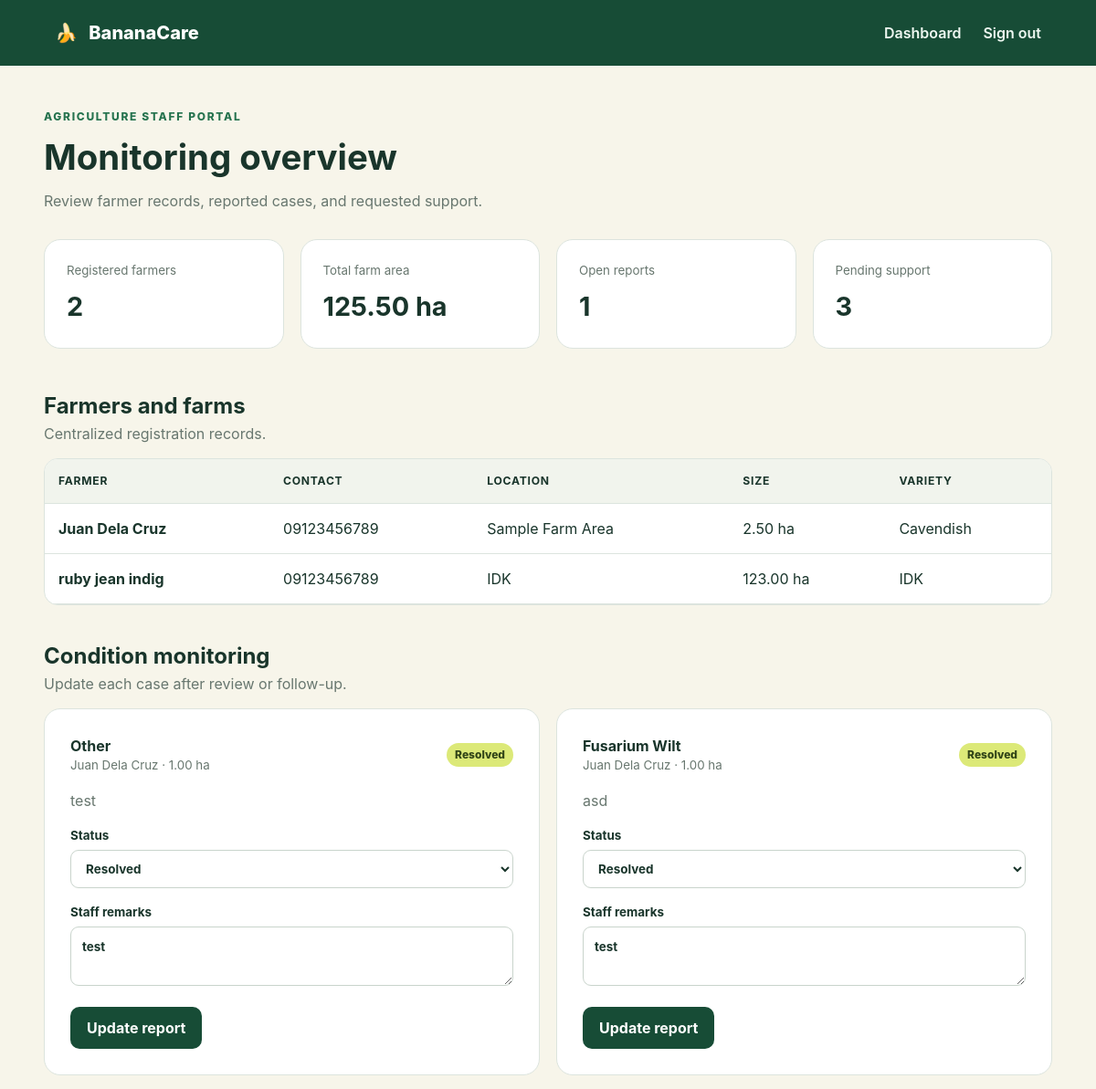
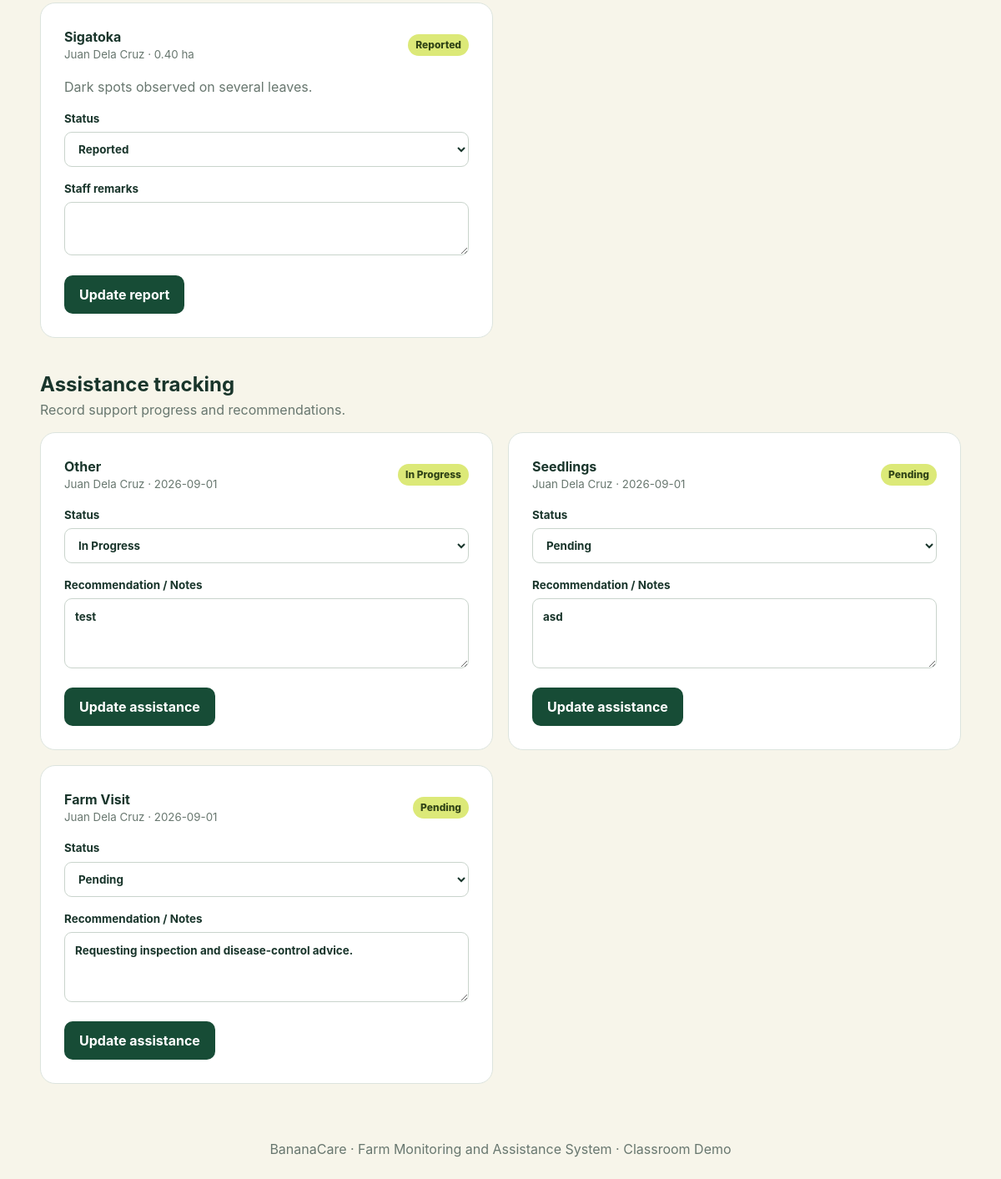
The app's page /admin/dashboard (signed in) with its own data (2 pictures, top to bottom).
### bananacare/models.py (models this page shows)
class FarmerProfile(db.Model):
    id = db.Column(db.Integer, primary_key=True)
    user_id = db.Column(db.Integer, db.ForeignKey("user.id"), unique=True, nullable=False)
    full_name = db.Column(db.String(100), nullable=False)
    contact_number = db.Column(db.String(20), nullable=False)
    location = db.Column(db.String(150), nullable=False)
    farm_size = db.Column(db.Numeric(10, 2), nullable=False)
    banana_variety = db.Column(db.String(80), nullable=False)
    planting_date = db.Column(db.Date, nullable=True)
    estimated_production = db.Column(db.Numeric(10, 2), nullable=True)
    reports = db.relationship(
        "DiseaseReport", backref="farmer", cascade="all, delete-orphan"
    )
    assistance_requests = db.relationship(
        "Assistance", backref="farmer", cascade="all, delete-orphan"
    )

class DiseaseReport(db.Model):
    id = db.Column(db.Integer, primary_key=True)
    farmer_id = db.Column(db.Integer, db.ForeignKey("farmer_profile.id"), nullable=False)
    date_reported = db.Column(db.Date, default=date.today, nullable=False)
    problem_type = db.Column(db.String(60), nullable=False)
    affected_area = db.Column(db.Numeric(10, 2), nullable=False)
    description = db.Column(db.Text, nullable=False)
    status = db.Column(db.String(30), default=REPORT_STATUSES[0], nullable=False)
    remarks = db.Column(db.Text, default="")

class Assistance(db.Model):
    id = db.Column(db.Integer, primary_key=True)
    farmer_id = db.Column(db.Integer, db.ForeignKey("farmer_profile.id"), nullable=False)
    assistance_type = db.Column(db.String(80), nullable=False)
    date_requested = db.Column(db.Date, default=date.today, nullable=False)
    date_provided = db.Column(db.Date, nullable=True)
    status = db.Column(db.String(30), default=ASSISTANCE_STATUSES[0], nullable=False)
    recommendation = db.Column(db.Text, default="")

### bananacare/main.py (the view)
@main_bp.route("/admin/dashboard")
@role_required(ADMIN_ROLE)
def admin_dashboard():
    farmers = FarmerProfile.query.order_by(FarmerProfile.full_name).all()
    reports = (
        DiseaseReport.query.options(joinedload(DiseaseReport.farmer))
        .order_by(DiseaseReport.id.desc())
        .all()
    )
    assistance_records = (
        Assistance.query.options(joinedload(Assistance.farmer))
        .order_by(Assistance.id.desc())
        .all()
    )
    return render_template(
        "admin_dashboard.html",
        farmers=farmers,
        reports=reports,
        requests=assistance_records,
        report_statuses=REPORT_STATUSES,
        assistance_statuses=ASSISTANCE_STATUSES,
    )

### bananacare/main.py (called while the page is built)
def role_required(role):
    def decorator(view):
        @wraps(view)
        @login_required
        def wrapped(*args, **kwargs):
            if current_user.role != role:
                abort(403)
            return view(*args, **kwargs)
        return wrapped
    return decorator

### bananacare/templates/admin_dashboard.html
{% extends "base.html" %}{% block title %}Admin Dashboard · BananaCare{% endblock %}{% block content %}
<div class="page-head"><div><span class="eyebrow">Agriculture staff portal</span><h1>Monitoring overview</h1><p>Review farmer records, reported cases, and requested support.</p></div></div>
<section class="stats"><article><small>Registered farmers</small><strong>{{ farmers|length }}</strong></article><article><small>Total farm area</small><strong>{{ farmers|sum(attribute='farm_size') }} ha</strong></article><article><small>Open reports</small><strong>{{ reports|rejectattr('status','equalto','Resolved')|list|length }}</strong></article><article><small>Pending support</small><strong>{{ requests|rejectattr('status','equalto','Completed')|list|length }}</strong></article></section>
<div class="section-head"><div><h2>Farmers and farms</h2><p>Centralized registration records.</p></div></div><div class="table-wrap"><table><thead><tr><th>Farmer</th><th>Contact</th><th>Location</th><th>Size</th><th>Variety</th></tr></thead><tbody>{% for f in farmers %}<tr><td><strong>{{ f.full_name }}</strong></td><td>{{ f.contact_number }}</td><td>{{ f.location }}</td><td>{{ f.farm_size }} ha</td><td>{{ f.banana_variety }}</td></tr>{% else %}<tr><td colspan="5" class="empty">No farmers registered.</td></tr>{% endfor %}</tbody></table></div>
<div class="section-head"><div><h2>Condition monitoring</h2><p>Update each case after review or follow-up.</p></div></div><div class="admin-grid">{% for r in reports %}<form class="card compact" method="post" action="{{ url_for('main.update_report', report_id=r.id) }}"><div class="card-title"><div><strong>{{ r.problem_type }}</strong><small>{{ r.farmer.full_name }} · {{ r.affected_area }} ha</small></div><span class="badge">{{ r.status }}</span></div><p>{{ r.description }}</p><label>Status<select name="status">{% for s in report_statuses %}<option {{ 'selected' if r.status == s }}>{{ s }}</option>{% endfor %}</select></label><label>Staff remarks<textarea name="remarks" rows="2">{{ r.remarks }}</textarea></label><button class="btn primary">Update report</button></form>{% else %}<p class="empty">No reports submitted.</p>{% endfor %}</div>
<div class="section-head"><div><h2>Assistance tracking</h2><p>Record support progress and recommendations.</p></div></div><div class="admin-grid">{% for a in requests %}<form class="card compact" method="post" action="{{ url_for('main.update_assistance', request_id=a.id) }}"><div class="card-title"><div><strong>{{ a.assistance_type }}</strong><small>{{ a.farmer.full_name }} · {{ a.date_requested }}</small></div><span class="badge">{{ a.status }}</span></div><label>Status<select name="status">{% for s in assistance_statuses %}<option {{ 'selected' if a.status == s }}>{{ s }}</option>{% endfor %}</select></label><label>Recommendation / Notes<textarea name="recommendation" rows="3">{{ a.recommendation }}</textarea></label><button class="btn primary">Update assistance</button></form>{% else %}<p class="empty">No assistance requests.</p>{% endfor %}</div>
{% endblock %}

### bananacare/static/style.css (style rules this page uses)
:root { --green:#174c36;--green2:#26734f;--lime:#dce978;--yellow:#f5c84c;--cream:#f7f5ea;--ink:#19352b;--muted:#68776f;--line:#dce4de;--white:#fff;--danger:#a63b35 }
* { box-sizing:border-box }
body { margin:0;background:var(--cream);color:var(--ink);font-family:Inter,Segoe UI,Arial,sans-serif;line-height:1.5 }
.eyebrow { text-transform:uppercase;letter-spacing:.14em;color:var(--green2);font-size:.75rem;font-weight:800 }
.btn { display:inline-block;border:0;border-radius:10px;padding:11px 18px;text-decoration:none;font:inherit;font-weight:750;cursor:pointer }
.primary { background:var(--green);color:#fff }
.feature-grid,.stats,.admin-grid { display:grid;grid-template-columns:repeat(3,1fr);gap:18px }
.feature-grid article,.stats article { background:#fff;border:1px solid var(--line);border-radius:18px;padding:24px }
.card { background:#fff;border:1px solid var(--line);border-radius:18px;padding:28px;box-shadow:0 10px 30px #174c360d }
label { display:block;font-size:.84rem;font-weight:750;margin:16px 0 6px }
input,select,textarea { width:100%;border:1px solid #c9d4cc;border-radius:9px;padding:11px 12px;margin-top:6px;background:#fff;color:var(--ink);font:inherit }
.page-head,.section-head,.card-title { display:flex;align-items:center;justify-content:space-between;gap:20px }
.page-head { margin-bottom:30px }
.page-head h1 { font-size:2.4rem;margin:6px 0 }
.page-head p,.section-head p { color:var(--muted);margin:0 }
.stats { grid-template-columns:repeat(4,1fr);margin-bottom:45px }
.stats small,.compact small { display:block;color:var(--muted) }
.stats strong { display:block;font-size:1.8rem;margin-top:7px }
.section-head { margin:38px 0 15px }
.section-head h2 { margin:0 }
.table-wrap { overflow-x:auto;background:#fff;border:1px solid var(--line);border-radius:15px }
table { width:100%;border-collapse:collapse }
th,td { text-align:left;padding:15px;border-bottom:1px solid var(--line);vertical-align:top }
th { background:#f1f4ed;font-size:.76rem;text-transform:uppercase;letter-spacing:.06em }
.badge { display:inline-block;background:var(--lime);color:#314417;padding:4px 9px;border-radius:999px;font-size:.75rem;font-weight:800;white-space:nowrap }
.admin-grid { grid-template-columns:repeat(2,1fr) }
.compact { box-shadow:none }
.compact p { color:var(--muted) }
.compact .btn { margin-top:12px }

### records on screen
FarmerProfile: full_name "Juan Dela Cruz", contact_number "09123456789", location "Sample Farm Area", farm_size "2.50", banana_variety "Cavendish"
FarmerProfile: full_name "ruby jean indig", contact_number "09123456789", location "IDK", farm_size "123.00", banana_variety "IDK"
DiseaseReport: problem_type "Other", farmer.full_name "Juan Dela Cruz", affected_area "1.00", status "Resolved", description "test", remarks "test"
DiseaseReport: problem_type "Fusarium Wilt", farmer.full_name "Juan Dela Cruz", affected_area "1.00", status "Resolved", description "asd", remarks "test"
DiseaseReport: problem_type "Sigatoka", farmer.full_name "Juan Dela Cruz", affected_area "0.40", status "Reported", description "Dark spots observed on several leaves."
Assistance: assistance_type "Other", farmer.full_name "Juan Dela Cruz", date_requested "2026-09-01", status "In Progress", recommendation "test"
Assistance: assistance_type "Seedlings", farmer.full_name "Juan Dela Cruz", date_requested "2026-09-01", status "Pending", recommendation "asd"
Assistance: assistance_type "Farm Visit", farmer.full_name "Juan Dela Cruz", date_requested "2026-09-01", status "Pending", recommendation "Requesting inspection and disease-control advice."

### other values on screen
{{ farmers|length }} "2"
{{ farmers|sum(attribute='farm_size') }} "125.50"
{{ reports|rejectattr('status','equalto','Resolved')|list|length }} "1"
{{ requests|rejectattr('status','equalto','Completed')|list|length }} "3"
form field status "Resolved"
form field status "Reported"
form field status "In Progress"
form field status "Pending"
